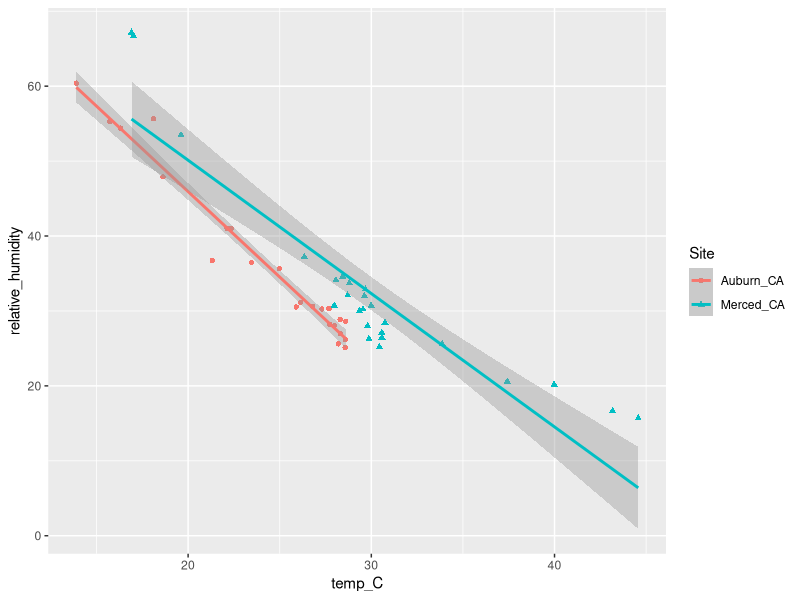
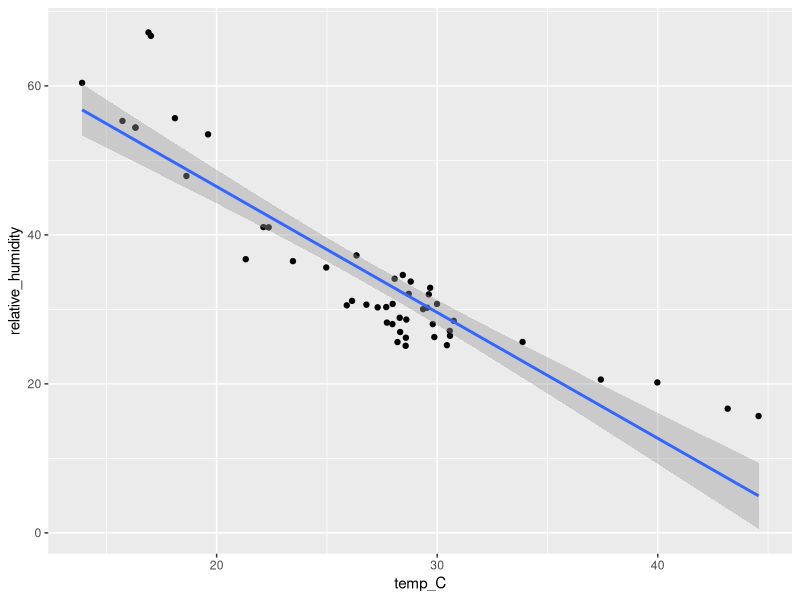

Generate these figures, in order, with R:
#Researchers monitored Temperature (in Celsius) and relative humidity (%) across two sites (Auburn and Merced, CA)  
#to look at abiotic conditions tied to bee fitness. 
#How does relative humidity (%) in response to temperature (C) compare between two different research sites?

library(tidyverse)
library(lmtest)

rel_humidity <- read.csv("VAS_oCAM_TempRelHum_subset.csv")

#Filter and clean up
rel_humidity_data <- rel_humidity %>% 
  select(-X, -X.1, -X.2) %>% 
  rename(
    temp_C = Temperature..C.,
    relative_humidity = Relative.Humidity....
  )

#Graph data
ggplot(rel_humidity_data, aes(x = temp_C, y = relative_humidity, shape = Site, color = Site)) +
  geom_point() +
  geom_smooth(method = 'lm')

ggplot(rel_humidity_data, aes(temp_C, relative_humidity)) +
  geom_point() +
  geom_smooth(method = 'lm')

#1B. Fit two models

lm_1 <- lm(relative_humidity ~ temp_C * Site, data = rel_humidity_data)
lm_2 <- lm(relative_humidity ~ temp_C + Site, data = rel_humidity_data)

#1C. Negative log likelihood

-logLik(lm_1) #smaller
-logLik(lm_2)

#1D. Likelihood ratio test
lrtest(lm_1, lm_2)
#Test is significant ( p = .018), meaning the more complex model with the interaction term
#is preferred. This is the same result I got when I compared models using ANOVA. 
#Ecologically, this would mean that site has a significant impact on the relationship 
#between temperature and relative humidity.

#2A. 
lm_3 <- lm(relative_humidity ~ temp_C, data = rel_humidity_data)
lm_4 <- lm(relative_humidity ~ Site, data = rel_humidity_data)
lm_5 <- lm(relative_humidity ~ 1, data = rel_humidity_data)

AIC_table <- AIC(lm_1, lm_2, lm_3, lm_4, lm_5)
AIC_table

#2B.

#The most complex model minimizes AIC. The second model is ~3.5 greater, which is 
#moderate to little support for this model, and the last three models have much greater AIC, so 
#these should be discarded. Ecologically, this would mean that site has a significant impact on the relationship 
#between temperature and relative humidity, so the interaction should be included in the model.
#The model without the interaction has deltaAIC less than 4, so it could potentially be used, but
#it is not the best fit model and could miss important information (different slopes for site). 



